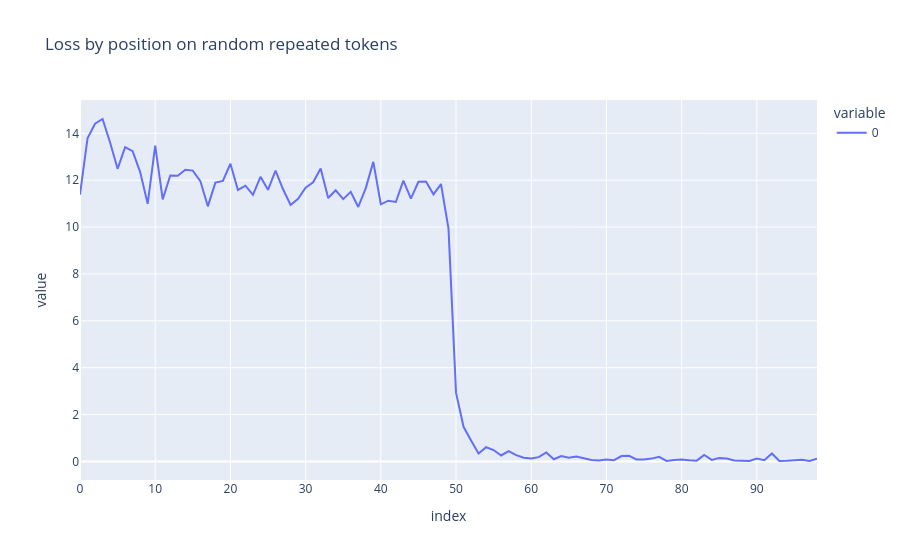

Notebook code for this chart:
### Code cell
# generate 10 batches of random 50 tokens.
batch_size = 10
seq_len = 50
size = (batch_size, seq_len)
input_tensor = torch.randint(1000, 10000, size)

# Move input tensor to model gpu.
random_tokens = input_tensor.to(model.cfg.device)

# Here we duplicate the sequence, so that we can check if loss function decreases 
# during second predictions.
repeated_tokens = einops.repeat(random_tokens, "batch seq_len -> batch (2 seq_len)")
repeated_logits = model(repeated_tokens)

correct_log_probs = model.loss_fn(repeated_logits, repeated_tokens, per_token=True)
loss_by_position = einops.reduce(correct_log_probs, "batch position -> position", "mean")

line(loss_by_position, xaxis="Position", yaxis="Loss", title="Loss by position on random repeated tokens")

### Figure 1 — Plotly figure (JSON) as saved in the notebook; plotly's stock layout.template omitted (floating-point values rounded to 4 significant figures)
{"data": [{"hovertemplate": "variable=0<br>index=%{x}<br>value=%{y}<extra></extra>", "legendgroup": "0", "line": {"color": "#636efa", "dash": "solid"}, "marker": {"symbol": "circle"}, "mode": "lines", "name": "0", "orientation": "v", "showlegend": true, "type": "scatter", "x": [0, 1, 2, 3, 4, 5, 6, 7, 8, 9, 10, 11, 12, 13, 14, 15, 16, 17, 18, 19, 20, 21, 22, 23, 24, 25, 26, 27, 28, 29, 30, 31, 32, 33, 34, 35, 36, 37, 38, 39, 40, 41, 42, 43, 44, 45, 46, 47, 48, 49, 50, 51, 52, 53, 54, 55, 56, 57, 58, 59, 60, 61, 62, 63, 64, 65, 66, 67, 68, 69, 70, 71, 72, 73, 74, 75, 76, 77, 78, 79, 80, 81, 82, 83, 84, 85, 86, 87, 88, 89, 90, 91, 92, 93, 94, 95, 96, 97, 98], "xaxis": "x", "y": [11.38, 13.79, 14.41, 14.61, 13.61, 12.49, 13.41, 13.24, 12.34, 10.99, 13.47, 11.18, 12.2, 12.19, 12.44, 12.41, 11.96, 10.88, 11.9, 11.97, 12.7, 11.58, 11.77, 11.37, 12.14, 11.59, 12.41, 11.61, 10.94, 11.2, 11.67, 11.91, 12.5, 11.24, 11.57, 11.19, 11.5, 10.86, 11.66, 12.78, 10.97, 11.13, 11.07, 11.98, 11.22, 11.93, 11.94, 11.4, 11.84, 9.932, 2.935, 1.478, 0.8955, 0.3349, 0.606, 0.4859, 0.2541, 0.4379, 0.2676, 0.1564, 0.129, 0.1813, 0.3818, 0.09175, 0.2312, 0.1569, 0.2092, 0.1458, 0.05905, 0.03782, 0.07652, 0.05112, 0.2271, 0.2422, 0.08399, 0.0853, 0.1198, 0.1991, 0.02167, 0.05927, 0.08671, 0.04751, 0.03303, 0.2751, 0.06388, 0.1403, 0.1197, 0.03905, 0.0379, 0.01781, 0.1199, 0.05328, 0.3394, 0.02153, 0.02692, 0.04735, 0.066, 0.0212, 0.1156], "yaxis": "y"}], "layout": {"legend": {"title": {"text": "variable"}, "tracegroupgap": 0}, "title": {"text": "Loss by position on random repeated tokens"}, "xaxis": {"anchor": "y", "domain": [0, 1], "title": {"text": "index"}}, "yaxis": {"anchor": "x", "domain": [0, 1], "title": {"text": "value"}}}}
